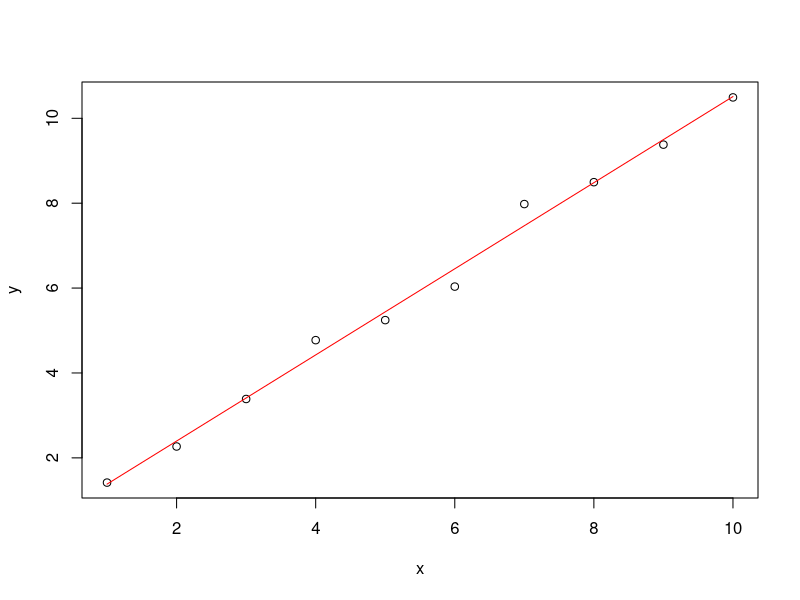
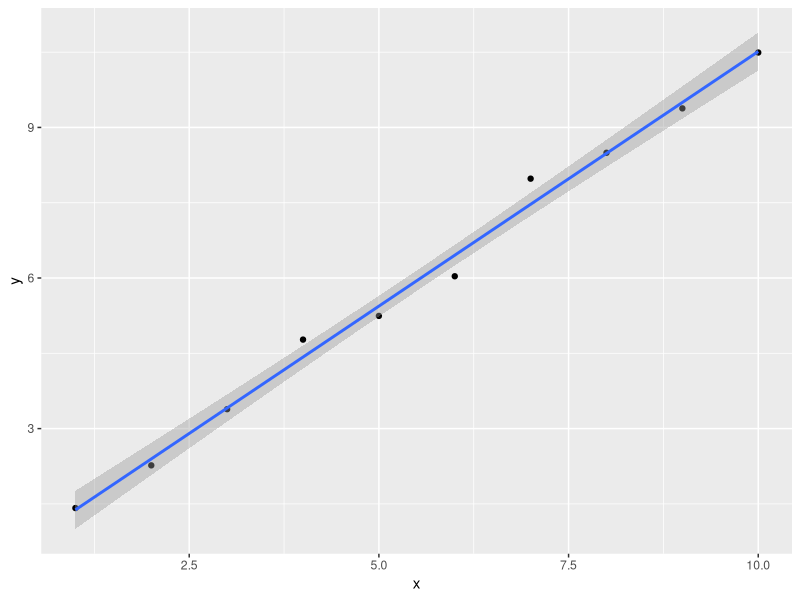

Reproduce these figures in R, in order.

### make an atomic vector

x <- 1:10

### perform operations on a vector with a function to make new vectors

y <- x+runif(length(x))
xy_lm <- lm(y~x)
y_pred <- predict(xy_lm)

### see what a function does with ?
?predict


### plot vectors and see output
plot(x,y)
points(x,y_pred,type="l",col="red")


### Install a package
install.packages("ggplot2")

### load library 
library(ggplot2)


### plot a different way after making a data frame
df <- data.frame(x=x,y=y)

ggplot(data=df,aes(x,y))+
  geom_point()+
  geom_smooth(method="lm")

### for loop 

for(i in x) 
  print(i)

print(x[1])
print(x[2])

sapply(x,print)
